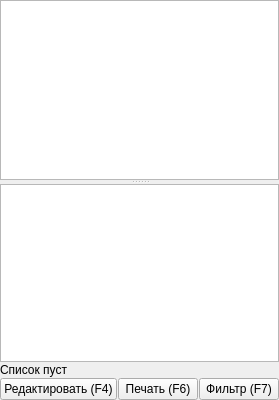
        <widget class="QSplitter" name="splitterVisits">
         <property name="orientation">
          <enum>Qt::Vertical</enum>
         </property>
         <widget class="CTextBrowser" name="txtClientInfoBrowserVisits">
          <property name="minimumSize">
           <size>
            <width>100</width>
            <height>100</height>
           </size>
          </property>
          <property name="focusPolicy">
           <enum>Qt::ClickFocus</enum>
          </property>
         </widget>
         <widget class="QFrame" name="frameVisits">
          <property name="frameShape">
           <enum>QFrame::NoFrame</enum>
          </property>
          <property name="frameShadow">
           <enum>QFrame::Raised</enum>
          </property>
          <property name="lineWidth">
           <number>0</number>
          </property>
          <layout class="QGridLayout" name="gridLayout_28">
           <property name="margin">
            <number>0</number>
           </property>
           <property name="spacing">
            <number>1</number>
           </property>
           <item row="1" column="0">
            <widget class="QLabel" name="lblVisitCount">
             <property name="text">
              <string>Список пуст</string>
             </property>
            </widget>
           </item>
           <item row="2" column="0">
            <widget class="QPushButton" name="btnVisitEdit">
             <property name="text">
              <string>Редактировать (F4)</string>
             </property>
             <property name="shortcut">
              <string>F4</string>
             </property>
            </widget>
           </item>
           <item row="2" column="1">
            <widget class="CPrintButton" name="btnVisitPrint">
             <property name="text">
              <string>Печать (F6)</string>
             </property>
             <property name="shortcut">
              <string>F6</string>
             </property>
            </widget>
           </item>
           <item row="2" column="2">
            <widget class="QPushButton" name="btnVisitFilter">
             <property name="text">
              <string>Фильтр (F7)</string>
             </property>
             <property name="shortcut">
              <string>F7</string>
             </property>
            </widget>
           </item>
           <item row="0" column="0" colspan="3">
            <widget class="CRegistryActionsTableView" name="tblVisits"/>
           </item>
          </layout>
         </widget>
        </widget>
